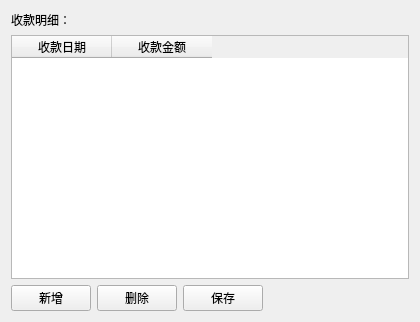
<?xml version="1.0" encoding="UTF-8"?>
<ui version="4.0">
 <class>Form</class>
 <widget class="QWidget" name="Form">
  <property name="geometry">
   <rect>
    <x>0</x>
    <y>0</y>
    <width>420</width>
    <height>322</height>
   </rect>
  </property>
  <property name="windowTitle">
   <string>Form</string>
  </property>
  <layout class="QVBoxLayout" name="verticalLayout">
   <item>
    <layout class="QHBoxLayout" name="horizontalLayout_3">
     <item>
      <widget class="QLabel" name="label">
       <property name="text">
        <string>收款明细：</string>
       </property>
      </widget>
     </item>
    </layout>
   </item>
   <item>
    <widget class="QTableWidget" name="tableWidget">
     <column>
      <property name="text">
       <string>收款日期</string>
      </property>
     </column>
     <column>
      <property name="text">
       <string>收款金额</string>
      </property>
     </column>
    </widget>
   </item>
   <item>
    <layout class="QHBoxLayout" name="horizontalLayout">
     <item>
      <widget class="QPushButton" name="pushButton">
       <property name="sizePolicy">
        <sizepolicy hsizetype="Fixed" vsizetype="Fixed">
         <horstretch>0</horstretch>
         <verstretch>0</verstretch>
        </sizepolicy>
       </property>
       <property name="text">
        <string>新增</string>
       </property>
      </widget>
     </item>
     <item>
      <widget class="QPushButton" name="pushButton_2">
       <property name="sizePolicy">
        <sizepolicy hsizetype="Fixed" vsizetype="Fixed">
         <horstretch>0</horstretch>
         <verstretch>0</verstretch>
        </sizepolicy>
       </property>
       <property name="text">
        <string>删除</string>
       </property>
      </widget>
     </item>
     <item>
      <widget class="QPushButton" name="pushButton_4">
       <property name="sizePolicy">
        <sizepolicy hsizetype="Fixed" vsizetype="Fixed">
         <horstretch>0</horstretch>
         <verstretch>0</verstretch>
        </sizepolicy>
       </property>
       <property name="text">
        <string>保存</string>
       </property>
      </widget>
     </item>
     <item>
      <widget class="QLabel" name="label_4">
       <property name="sizePolicy">
        <sizepolicy hsizetype="Expanding" vsizetype="Preferred">
         <horstretch>0</horstretch>
         <verstretch>0</verstretch>
        </sizepolicy>
       </property>
       <property name="text">
        <string/>
       </property>
      </widget>
     </item>
     <item>
      <widget class="QLabel" name="label_2">
       <property name="text">
        <string/>
       </property>
      </widget>
     </item>
    </layout>
   </item>
  </layout>
 </widget>
 <resources/>
 <connections/>
</ui>
